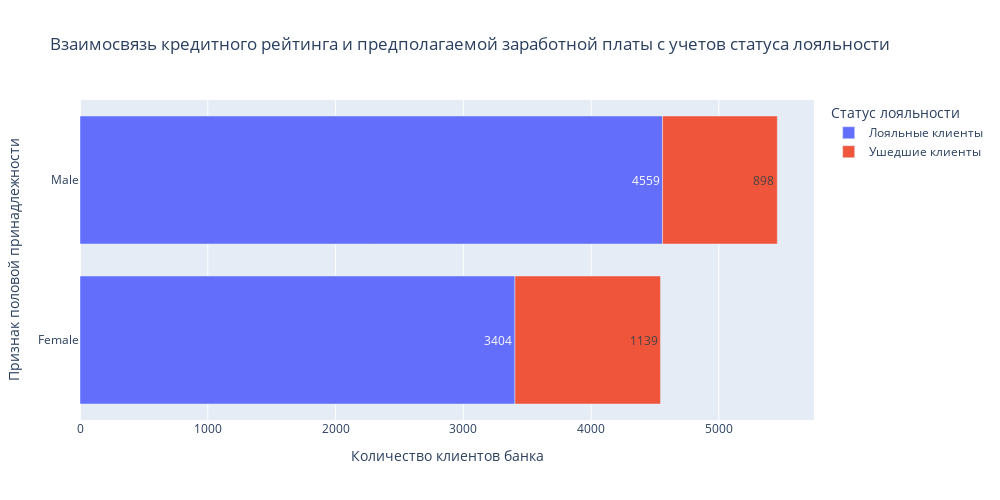

Source (notebook cell):
### Markdown cell above
### <center> ЗАДАНИЕ 9.6. Кто чаще уходит, мужчины или женщины? Постройте график, который иллюстрирует это.

### Code cell
bar_data_6=churn_data2.groupby(['Gender','Exited'],as_index=False)['CustomerId'].count()
fig =px.bar(
    data_frame=bar_data_6, 
    x='CustomerId', 
    y='Gender',
    color='Exited',
    text_auto=True,
    text='Gender',
    orientation='h',
    labels=dict(CustomerId="Количество клиентов банка", Gender="Признак половой принадлежности", Exited="Статус лояльности"),
    height=500, 
    width=1000,
    title='Взаимосвязь кредитного рейтинга и предполагаемой заработной платы с учетов статуса лояльности' #заголовок
)
fig.show()

### Figure 1 — Plotly figure (JSON) as saved in the notebook; plotly's stock layout.template omitted (floating-point values rounded to 4 significant figures)
{"data": [{"alignmentgroup": "True", "hovertemplate": "Статус лояльности=Лояльные клиенты<br>Количество клиентов банка=%{x}<br>Признак половой принадлежности=%{text}<extra></extra>", "legendgroup": "Лояльные клиенты", "marker": {"color": "#636efa", "pattern": {"shape": ""}}, "name": "Лояльные клиенты", "offsetgroup": "Лояльные клиенты", "orientation": "h", "showlegend": true, "text": ["Female", "Male"], "textposition": "auto", "texttemplate": "%{x}", "type": "bar", "x": [3404, 4559], "xaxis": "x", "y": ["Female", "Male"], "yaxis": "y"}, {"alignmentgroup": "True", "hovertemplate": "Статус лояльности=Ушедшие клиенты<br>Количество клиентов банка=%{x}<br>Признак половой принадлежности=%{text}<extra></extra>", "legendgroup": "Ушедшие клиенты", "marker": {"color": "#EF553B", "pattern": {"shape": ""}}, "name": "Ушедшие клиенты", "offsetgroup": "Ушедшие клиенты", "orientation": "h", "showlegend": true, "text": ["Female", "Male"], "textposition": "auto", "texttemplate": "%{x}", "type": "bar", "x": [1139, 898], "xaxis": "x", "y": ["Female", "Male"], "yaxis": "y"}], "layout": {"barmode": "relative", "height": 500, "legend": {"title": {"text": "Статус лояльности"}, "tracegroupgap": 0}, "title": {"text": "Взаимосвязь кредитного рейтинга и предполагаемой заработной платы с учетов статуса лояльности"}, "width": 1000, "xaxis": {"anchor": "y", "domain": [0, 1], "title": {"text": "Количество клиентов банка"}}, "yaxis": {"anchor": "x", "domain": [0, 1], "title": {"text": "Признак половой принадлежности"}}}}
